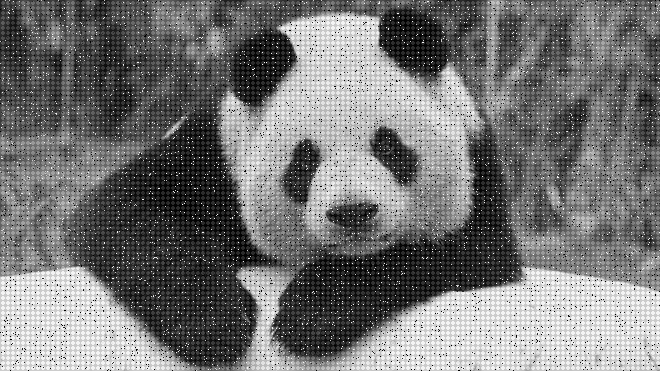
%> input picture Image Analysis(Noise in Images)/Removing Periodic Noise/PandaNoise(1).bmp, 660 x 371 px
$ octave FS.m   (GNU Octave 9; MATLAB toolbox functions it lacks are replaced by stand-ins)
%> lines starting %> are read from the running program, lines starting %| are printed output that depends on the picture; in (x1, y1, x2, y2) boxes, pixels count from 0 and x2, y2 are one past the last pixel; in counts of white or black regions, pixels touching at a corner belong together; the program's own positions count from 1
a =imread('PandaNoise(1).bmp');
%> a is the input picture: size 371x660 uint8; min 0, max 244, mean 117

% Compute the 2D fft.

frequencyImage=fftshift(fft2(a));

% Take log magnitude so we can see it better in the display.

amplitudeImage=log(abs(frequencyImage));
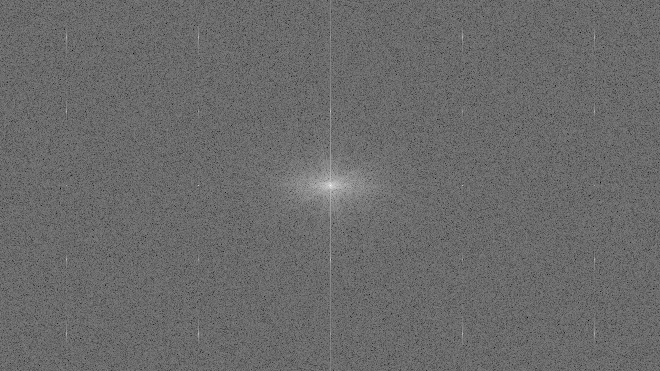
%> amplitudeImage: size 371x660 double; min 3.58, max 17.17, mean 9.27; drawn with min black and max white

amplitudeThreshold= 11;

brightSpikes=amplitudeImage>amplitudeThreshold; % either white or zero
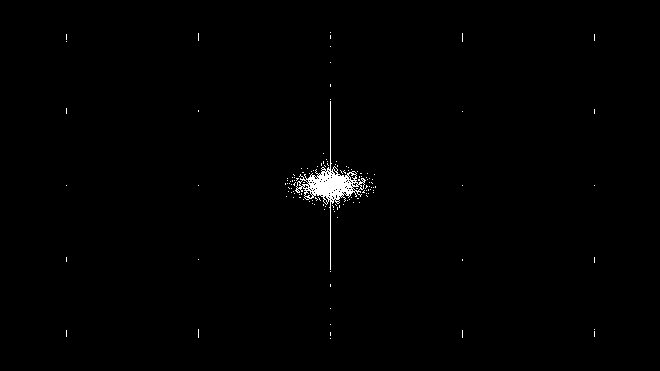
%> brightSpikes: size 371x660 logical; 0.68% white; 135 white regions (134 under 20 px), largest, box (x1, y1, x2, y2) and area: (295, 101, 366, 270) 1381

rowFilter=brightSpikes%row filter creation

collumnFilter=brightSpikes%collumn filter creation

rowFilter(150:200, :) = 0; %cut noice rows
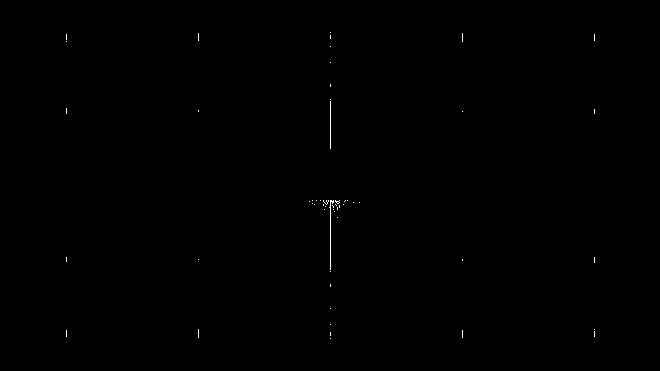
%> rowFilter: size 371x660 logical; 0.12% white in thin lines or dots, all inside (x1, y1, x2, y2) = (66, 32, 595, 339)

collumnFilter(:, 215:300) = 0;
%> collumnFilter: size 371x660 logical; 0.65% white; 112 white regions (111 under 20 px), largest, box (x1, y1, x2, y2) and area: (300, 101, 366, 270) 1354
%cut noice columns

%imshowpair(rowFilter,collumnFilter, 'montage');

frequencyImage(rowFilter)=0
%on rowFilter=1,frequencyImage=0

frequencyImage(collumnFilter)=0
%on collumnFilter=1,frequencyImage=0

%recreate the image using inverse 2FFT

filteredImage=ifft2(fftshift(frequencyImage));

amplitudeImage3=abs(filteredImage);
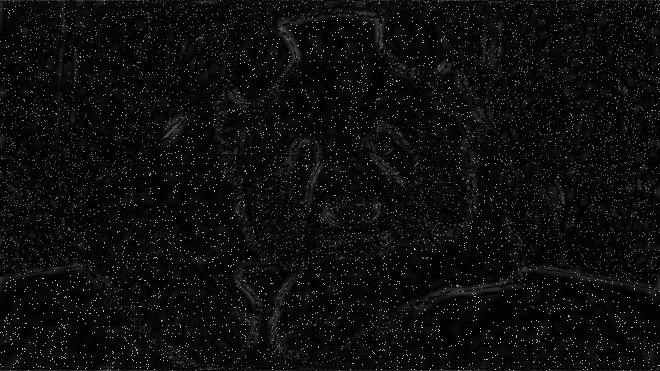
%> amplitudeImage3: size 371x660 double; min 0.0153, max 223.8, mean 13.4

minValue=min(min(amplitudeImage3));
%> minValue = 0.0153

maxValue=max(max(amplitudeImage3));
%> maxValue = 223.8

imshowpair(a,amplitudeImage3, 'montage');
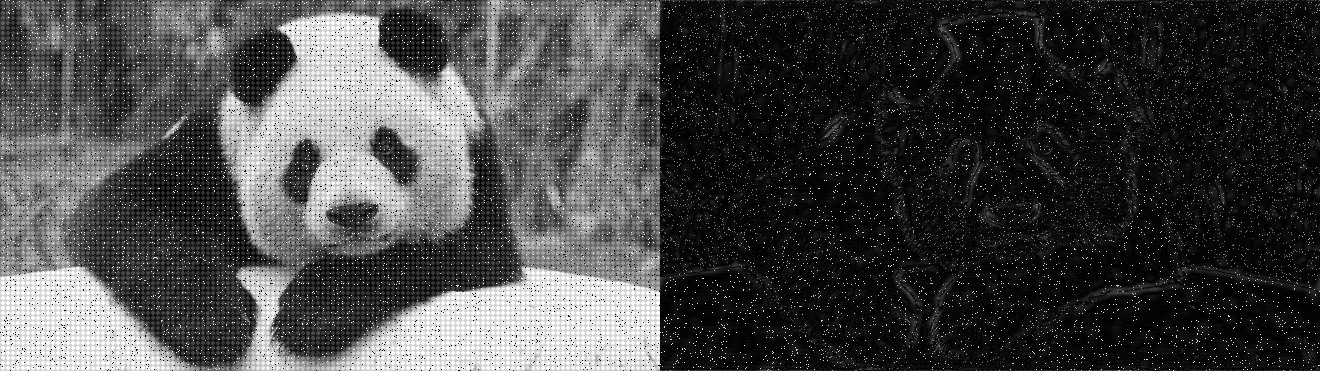
%> displayed picture: size 371x1320, on the screen's scale of 0 to 255; min 0, max 255, mean 68.8

%imshow(b)
